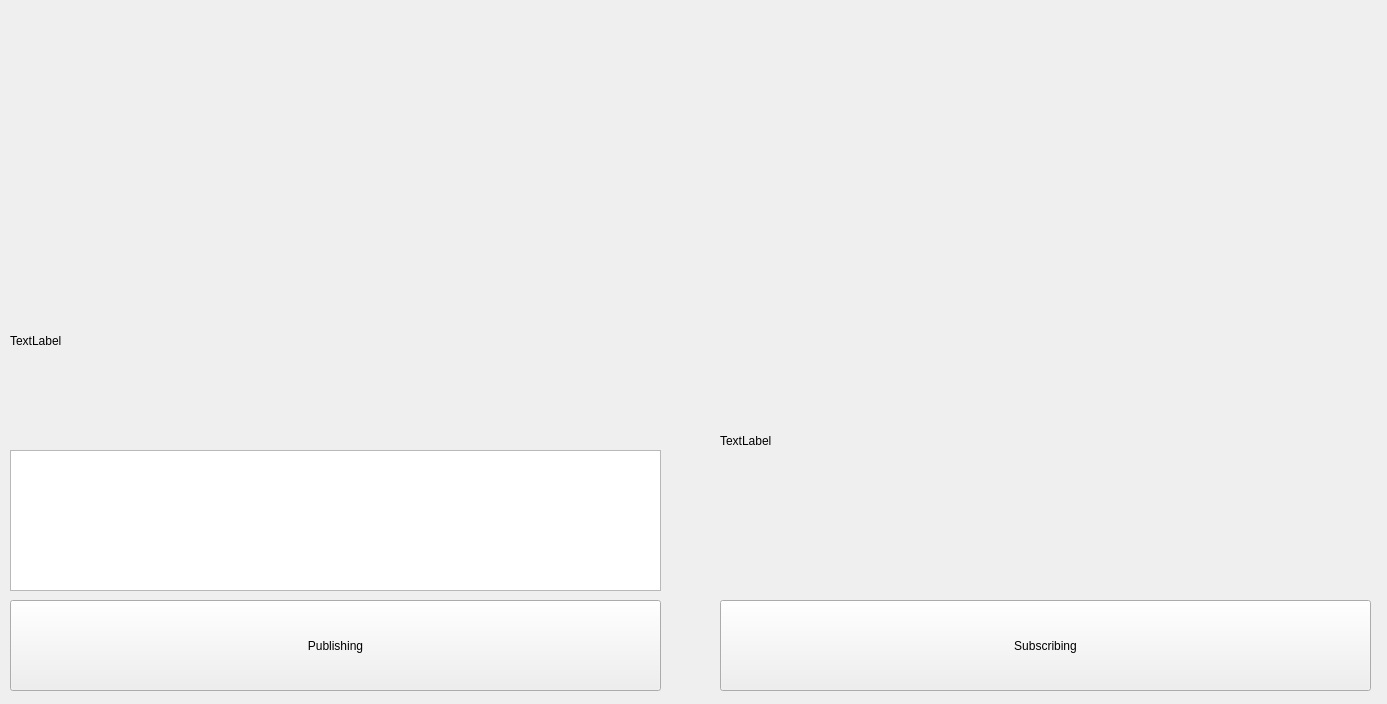
<?xml version="1.0" encoding="UTF-8"?>
<ui version="4.0">
 <class>MainWindowDesign</class>
 <widget class="QMainWindow" name="MainWindowDesign">
  <property name="geometry">
   <rect>
    <x>0</x>
    <y>0</y>
    <width>1387</width>
    <height>704</height>
   </rect>
  </property>
  <property name="windowTitle">
   <string>QRosApp</string>
  </property>
  <property name="windowIcon">
   <iconset>
    <normaloff>:/images/icon.png</normaloff>:/images/icon.png</iconset>
  </property>
  <property name="locale">
   <locale language="English" country="Australia"/>
  </property>
  <widget class="QWidget" name="centralwidget">
   <widget class="QPushButton" name="pushButton">
    <property name="geometry">
     <rect>
      <x>10</x>
      <y>600</y>
      <width>651</width>
      <height>91</height>
     </rect>
    </property>
    <property name="styleSheet">
     <string notr="true">font: 20pt &quot;Ubuntu&quot;;</string>
    </property>
    <property name="text">
     <string>Publishing</string>
    </property>
   </widget>
   <widget class="QPushButton" name="pushButton_2">
    <property name="geometry">
     <rect>
      <x>720</x>
      <y>600</y>
      <width>651</width>
      <height>91</height>
     </rect>
    </property>
    <property name="styleSheet">
     <string notr="true">font: 20pt &quot;Ubuntu&quot;;</string>
    </property>
    <property name="text">
     <string>Subscribing</string>
    </property>
   </widget>
   <widget class="QTextEdit" name="textEdit">
    <property name="geometry">
     <rect>
      <x>10</x>
      <y>450</y>
      <width>651</width>
      <height>141</height>
     </rect>
    </property>
   </widget>
   <widget class="QLabel" name="label">
    <property name="geometry">
     <rect>
      <x>10</x>
      <y>250</y>
      <width>641</width>
      <height>181</height>
     </rect>
    </property>
    <property name="styleSheet">
     <string notr="true">font: 18pt &quot;Ubuntu&quot;;</string>
    </property>
    <property name="text">
     <string>TextLabel</string>
    </property>
   </widget>
   <widget class="QLabel" name="label_2">
    <property name="geometry">
     <rect>
      <x>720</x>
      <y>290</y>
      <width>651</width>
      <height>301</height>
     </rect>
    </property>
    <property name="styleSheet">
     <string notr="true">font: 18pt &quot;Ubuntu&quot;;</string>
    </property>
    <property name="text">
     <string>TextLabel</string>
    </property>
   </widget>
  </widget>
  <action name="action_Quit">
   <property name="text">
    <string>&amp;Quit</string>
   </property>
   <property name="shortcut">
    <string>Ctrl+Q</string>
   </property>
   <property name="shortcutContext">
    <enum>Qt::ApplicationShortcut</enum>
   </property>
  </action>
  <action name="action_Preferences">
   <property name="text">
    <string>&amp;Preferences</string>
   </property>
  </action>
  <action name="actionAbout">
   <property name="text">
    <string>&amp;About</string>
   </property>
  </action>
  <action name="actionAbout_Qt">
   <property name="text">
    <string>About &amp;Qt</string>
   </property>
  </action>
 </widget>
 <resources/>
 <connections>
  <connection>
   <sender>action_Quit</sender>
   <signal>triggered()</signal>
   <receiver>MainWindowDesign</receiver>
   <slot>close()</slot>
   <hints>
    <hint type="sourcelabel">
     <x>-1</x>
     <y>-1</y>
    </hint>
    <hint type="destinationlabel">
     <x>399</x>
     <y>299</y>
    </hint>
   </hints>
  </connection>
 </connections>
</ui>
